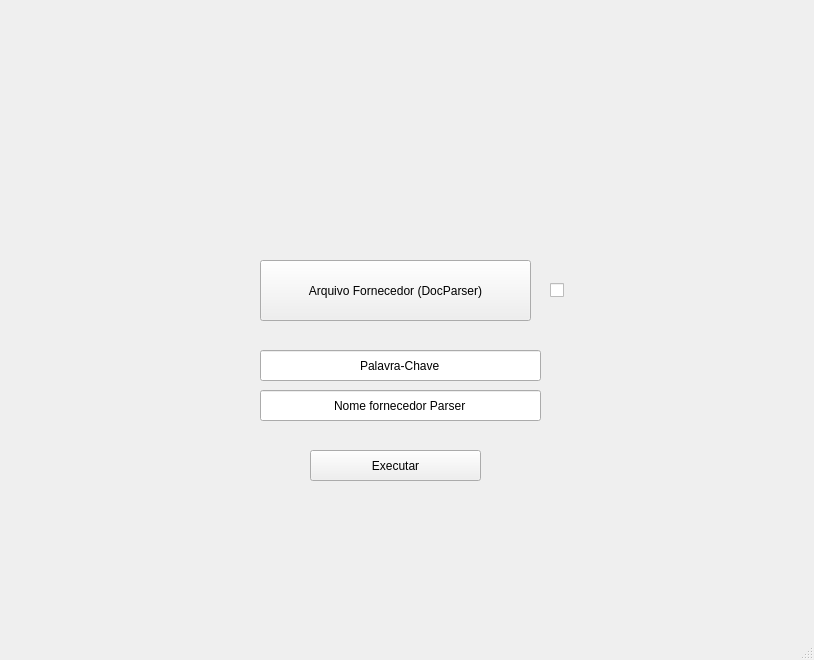
<?xml version="1.0" encoding="UTF-8"?>
<ui version="4.0">
 <class>SAM</class>
 <widget class="QMainWindow" name="SAM">
  <property name="enabled">
   <bool>true</bool>
  </property>
  <property name="geometry">
   <rect>
    <x>0</x>
    <y>0</y>
    <width>814</width>
    <height>660</height>
   </rect>
  </property>
  <property name="windowTitle">
   <string>SAM</string>
  </property>
  <property name="toolTip">
   <string/>
  </property>
  <property name="statusTip">
   <string/>
  </property>
  <property name="layoutDirection">
   <enum>Qt::LeftToRight</enum>
  </property>
  <widget class="QWidget" name="centralwidget">
   <widget class="QLabel" name="label">
    <property name="geometry">
     <rect>
      <x>-800</x>
      <y>-160</y>
      <width>1611</width>
      <height>800</height>
     </rect>
    </property>
    <property name="text">
     <string/>
    </property>
    <property name="pixmap">
     <pixmap>Fundo_azul_linhas.jpg</pixmap>
    </property>
   </widget>
   <widget class="QLabel" name="label_2">
    <property name="geometry">
     <rect>
      <x>0</x>
      <y>0</y>
      <width>211</width>
      <height>51</height>
     </rect>
    </property>
    <property name="text">
     <string/>
    </property>
    <property name="pixmap">
     <pixmap>png guiando (2).png</pixmap>
    </property>
   </widget>
   <widget class="QPushButton" name="pushButton">
    <property name="geometry">
     <rect>
      <x>260</x>
      <y>260</y>
      <width>271</width>
      <height>61</height>
     </rect>
    </property>
    <property name="text">
     <string>Arquivo Fornecedor (DocParser)</string>
    </property>
   </widget>
   <widget class="QPushButton" name="pushButton_4">
    <property name="geometry">
     <rect>
      <x>310</x>
      <y>450</y>
      <width>171</width>
      <height>31</height>
     </rect>
    </property>
    <property name="text">
     <string>Executar</string>
    </property>
   </widget>
   <widget class="QCheckBox" name="checkBox">
    <property name="geometry">
     <rect>
      <x>550</x>
      <y>270</y>
      <width>61</width>
      <height>41</height>
     </rect>
    </property>
    <property name="text">
     <string/>
    </property>
    <property name="iconSize">
     <size>
      <width>20</width>
      <height>300</height>
     </size>
    </property>
   </widget>
   <widget class="QLineEdit" name="lineEdit">
    <property name="geometry">
     <rect>
      <x>260</x>
      <y>350</y>
      <width>281</width>
      <height>31</height>
     </rect>
    </property>
    <property name="text">
     <string>Palavra-Chave</string>
    </property>
    <property name="alignment">
     <set>Qt::AlignCenter</set>
    </property>
   </widget>
   <widget class="QLineEdit" name="lineEdit_2">
    <property name="geometry">
     <rect>
      <x>260</x>
      <y>390</y>
      <width>281</width>
      <height>31</height>
     </rect>
    </property>
    <property name="text">
     <string>Nome fornecedor Parser</string>
    </property>
    <property name="alignment">
     <set>Qt::AlignCenter</set>
    </property>
   </widget>
  </widget>
  <widget class="QMenuBar" name="menubar">
   <property name="geometry">
    <rect>
     <x>0</x>
     <y>0</y>
     <width>814</width>
     <height>21</height>
    </rect>
   </property>
  </widget>
  <widget class="QStatusBar" name="statusbar"/>
 </widget>
 <resources/>
 <connections/>
</ui>
